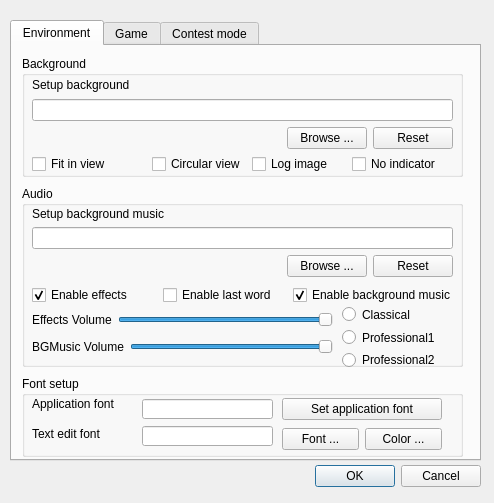
<?xml version="1.0" encoding="UTF-8"?>
<ui version="4.0">
 <class>ConfigDialog</class>
 <widget class="QDialog" name="ConfigDialog">
  <property name="windowModality">
   <enum>Qt::WindowModal</enum>
  </property>
  <property name="geometry">
   <rect>
    <x>0</x>
    <y>0</y>
    <width>494</width>
    <height>503</height>
   </rect>
  </property>
  <property name="windowTitle">
   <string>Config dialog</string>
  </property>
  <widget class="QTabWidget" name="tabWidget">
   <property name="geometry">
    <rect>
     <x>10</x>
     <y>20</y>
     <width>471</width>
     <height>441</height>
    </rect>
   </property>
   <property name="currentIndex">
    <number>0</number>
   </property>
   <widget class="QWidget" name="envTab">
    <attribute name="title">
     <string>Environment</string>
    </attribute>
    <widget class="QGroupBox" name="audioGroupBox">
     <property name="geometry">
      <rect>
       <x>10</x>
       <y>140</y>
       <width>441</width>
       <height>181</height>
      </rect>
     </property>
     <property name="title">
      <string>Audio</string>
     </property>
     <widget class="QWidget" name="layoutWidget1">
      <property name="geometry">
       <rect>
        <x>10</x>
        <y>20</y>
        <width>421</width>
        <height>71</height>
       </rect>
      </property>
      <layout class="QVBoxLayout" name="AudioChooseVLayout">
       <item>
        <widget class="QLabel" name="setupBgMusicLabel">
         <property name="text">
          <string>Setup background music</string>
         </property>
         <property name="buddy">
          <cstring>bgMusicPathLineEdit</cstring>
         </property>
        </widget>
       </item>
       <item>
        <widget class="QLineEdit" name="bgMusicPathLineEdit">
         <property name="readOnly">
          <bool>true</bool>
         </property>
        </widget>
       </item>
       <item>
        <layout class="QHBoxLayout" name="AudioChooseHLayout">
         <item>
          <spacer name="horizontalSpacer_2">
           <property name="orientation">
            <enum>Qt::Horizontal</enum>
           </property>
           <property name="sizeHint" stdset="0">
            <size>
             <width>40</width>
             <height>20</height>
            </size>
           </property>
          </spacer>
         </item>
         <item>
          <widget class="QPushButton" name="browseBgMusicButton">
           <property name="text">
            <string>Browse ...</string>
           </property>
          </widget>
         </item>
         <item>
          <widget class="QPushButton" name="resetBgMusicButton">
           <property name="text">
            <string>Reset</string>
           </property>
          </widget>
         </item>
        </layout>
       </item>
      </layout>
     </widget>
     <widget class="QWidget" name="layoutWidget2">
      <property name="geometry">
       <rect>
        <x>10</x>
        <y>100</y>
        <width>424</width>
        <height>18</height>
       </rect>
      </property>
      <layout class="QHBoxLayout" name="CheckBoxHLayout">
       <item>
        <widget class="QCheckBox" name="enableEffectCheckBox">
         <property name="text">
          <string>Enable effects</string>
         </property>
         <property name="checked">
          <bool>true</bool>
         </property>
        </widget>
       </item>
       <item>
        <widget class="QCheckBox" name="enableLastWordCheckBox">
         <property name="text">
          <string>Enable last word</string>
         </property>
        </widget>
       </item>
       <item>
        <widget class="QCheckBox" name="enableBgMusicCheckBox">
         <property name="text">
          <string>Enable background music</string>
         </property>
         <property name="checked">
          <bool>true</bool>
         </property>
        </widget>
       </item>
      </layout>
     </widget>
     <widget class="QWidget" name="layoutWidget3">
      <property name="geometry">
       <rect>
        <x>10</x>
        <y>120</y>
        <width>301</width>
        <height>54</height>
       </rect>
      </property>
      <layout class="QVBoxLayout" name="VolumeVLayout">
       <item>
        <layout class="QHBoxLayout" name="EffectHLayout">
         <item>
          <widget class="QLabel" name="volumeLable_Effect">
           <property name="text">
            <string>Effects Volume</string>
           </property>
          </widget>
         </item>
         <item>
          <widget class="QSlider" name="volumeSlider_Effect">
           <property name="maximum">
            <number>100</number>
           </property>
           <property name="value">
            <number>100</number>
           </property>
           <property name="orientation">
            <enum>Qt::Horizontal</enum>
           </property>
          </widget>
         </item>
        </layout>
       </item>
       <item>
        <layout class="QHBoxLayout" name="BgmHLayout">
         <item>
          <widget class="QLabel" name="volumeLable_Bgm">
           <property name="text">
            <string>BGMusic Volume</string>
           </property>
          </widget>
         </item>
         <item>
          <widget class="QSlider" name="volumeSlider_Bgm">
           <property name="maximum">
            <number>100</number>
           </property>
           <property name="value">
            <number>100</number>
           </property>
           <property name="orientation">
            <enum>Qt::Horizontal</enum>
           </property>
          </widget>
         </item>
        </layout>
       </item>
      </layout>
     </widget>
     <widget class="QWidget" name="verticalLayoutWidget">
      <property name="geometry">
       <rect>
        <x>320</x>
        <y>120</y>
        <width>111</width>
        <height>62</height>
       </rect>
      </property>
      <layout class="QVBoxLayout" name="EditionVLayout">
       <item>
        <widget class="QRadioButton" name="classicalRdo">
         <property name="text">
          <string>Classical</string>
         </property>
        </widget>
       </item>
       <item>
        <widget class="QRadioButton" name="professional1Rdo">
         <property name="text">
          <string>Professional1</string>
         </property>
        </widget>
       </item>
       <item>
        <widget class="QRadioButton" name="professional2Rdo">
         <property name="text">
          <string>Professional2</string>
         </property>
        </widget>
       </item>
      </layout>
     </widget>
    </widget>
    <widget class="QGroupBox" name="bgGroupBox">
     <property name="geometry">
      <rect>
       <x>10</x>
       <y>10</y>
       <width>441</width>
       <height>121</height>
      </rect>
     </property>
     <property name="title">
      <string>Background</string>
     </property>
     <widget class="QWidget" name="layoutWidget4">
      <property name="geometry">
       <rect>
        <x>10</x>
        <y>20</y>
        <width>421</width>
        <height>73</height>
       </rect>
      </property>
      <layout class="QVBoxLayout" name="bgVLayout">
       <item>
        <layout class="QVBoxLayout" name="ibgVLayout">
         <item>
          <widget class="QLabel" name="backgrounSetupLabel">
           <property name="text">
            <string>Setup background</string>
           </property>
           <property name="buddy">
            <cstring>bgPathLineEdit</cstring>
           </property>
          </widget>
         </item>
         <item>
          <widget class="QLineEdit" name="bgPathLineEdit">
           <property name="readOnly">
            <bool>true</bool>
           </property>
          </widget>
         </item>
        </layout>
       </item>
       <item>
        <layout class="QHBoxLayout" name="ibgHLayout">
         <item>
          <spacer name="horizontalSpacer">
           <property name="orientation">
            <enum>Qt::Horizontal</enum>
           </property>
           <property name="sizeHint" stdset="0">
            <size>
             <width>40</width>
             <height>20</height>
            </size>
           </property>
          </spacer>
         </item>
         <item>
          <widget class="QPushButton" name="browseBgButton">
           <property name="text">
            <string>Browse ...</string>
           </property>
          </widget>
         </item>
         <item>
          <widget class="QPushButton" name="resetBgButton">
           <property name="text">
            <string>Reset</string>
           </property>
          </widget>
         </item>
        </layout>
       </item>
      </layout>
     </widget>
     <widget class="QCheckBox" name="fitInViewCheckBox">
      <property name="geometry">
       <rect>
        <x>10</x>
        <y>100</y>
        <width>121</width>
        <height>16</height>
       </rect>
      </property>
      <property name="text">
       <string>Fit in view</string>
      </property>
     </widget>
     <widget class="QCheckBox" name="circularViewCheckBox">
      <property name="geometry">
       <rect>
        <x>130</x>
        <y>100</y>
        <width>101</width>
        <height>16</height>
       </rect>
      </property>
      <property name="text">
       <string>Circular view</string>
      </property>
     </widget>
     <widget class="QCheckBox" name="enableLogBgCheckBox">
      <property name="geometry">
       <rect>
        <x>230</x>
        <y>100</y>
        <width>101</width>
        <height>16</height>
       </rect>
      </property>
      <property name="text">
       <string>Log image</string>
      </property>
     </widget>
     <widget class="QCheckBox" name="noIndicatorCheckBox">
      <property name="geometry">
       <rect>
        <x>330</x>
        <y>100</y>
        <width>95</width>
        <height>16</height>
       </rect>
      </property>
      <property name="text">
       <string>No indicator</string>
      </property>
     </widget>
    </widget>
    <widget class="QGroupBox" name="fontSetupGroupBox">
     <property name="geometry">
      <rect>
       <x>10</x>
       <y>330</y>
       <width>441</width>
       <height>81</height>
      </rect>
     </property>
     <property name="title">
      <string>Font setup</string>
     </property>
     <widget class="QLabel" name="appFontLabel">
      <property name="geometry">
       <rect>
        <x>10</x>
        <y>20</y>
        <width>96</width>
        <height>16</height>
       </rect>
      </property>
      <property name="text">
       <string>Application font</string>
      </property>
      <property name="buddy">
       <cstring>appFontLineEdit</cstring>
      </property>
     </widget>
     <widget class="QLineEdit" name="appFontLineEdit">
      <property name="enabled">
       <bool>true</bool>
      </property>
      <property name="geometry">
       <rect>
        <x>120</x>
        <y>23</y>
        <width>131</width>
        <height>20</height>
       </rect>
      </property>
      <property name="readOnly">
       <bool>true</bool>
      </property>
     </widget>
     <widget class="QLineEdit" name="textEditFontLineEdit">
      <property name="enabled">
       <bool>true</bool>
      </property>
      <property name="geometry">
       <rect>
        <x>120</x>
        <y>50</y>
        <width>131</width>
        <height>20</height>
       </rect>
      </property>
      <property name="readOnly">
       <bool>false</bool>
      </property>
     </widget>
     <widget class="QLabel" name="textEditFontLabel">
      <property name="geometry">
       <rect>
        <x>10</x>
        <y>50</y>
        <width>91</width>
        <height>16</height>
       </rect>
      </property>
      <property name="text">
       <string>Text edit font</string>
      </property>
      <property name="buddy">
       <cstring>textEditFontLineEdit</cstring>
      </property>
     </widget>
     <widget class="QWidget" name="verticalLayoutWidget_2">
      <property name="geometry">
       <rect>
        <x>260</x>
        <y>20</y>
        <width>160</width>
        <height>56</height>
       </rect>
      </property>
      <layout class="QVBoxLayout" name="FontVLayout">
       <item>
        <widget class="QPushButton" name="changeAppFontButton">
         <property name="text">
          <string>Set application font</string>
         </property>
        </widget>
       </item>
       <item>
        <layout class="QHBoxLayout" name="FontHLayout">
         <item>
          <widget class="QPushButton" name="setTextEditFontButton">
           <property name="text">
            <string>Font ...</string>
           </property>
          </widget>
         </item>
         <item>
          <widget class="QPushButton" name="setTextEditColorButton">
           <property name="text">
            <string>Color ...</string>
           </property>
          </widget>
         </item>
        </layout>
       </item>
      </layout>
     </widget>
    </widget>
   </widget>
   <widget class="QWidget" name="gameTab">
    <attribute name="title">
     <string>Game</string>
    </attribute>
    <widget class="QWidget" name="layoutWidget5">
     <property name="geometry">
      <rect>
       <x>10</x>
       <y>20</y>
       <width>236</width>
       <height>22</height>
      </rect>
     </property>
     <layout class="QFormLayout" name="formLayout">
      <property name="fieldGrowthPolicy">
       <enum>QFormLayout::AllNonFixedFieldsGrow</enum>
      </property>
      <item row="0" column="0">
       <widget class="QLabel" name="nullificationLabel">
        <property name="text">
         <string>Nullification count down</string>
        </property>
        <property name="buddy">
         <cstring>nullificationSpinBox</cstring>
        </property>
       </widget>
      </item>
      <item row="0" column="1">
       <widget class="QSpinBox" name="nullificationSpinBox">
        <property name="suffix">
         <string> seconds</string>
        </property>
        <property name="minimum">
         <number>5</number>
        </property>
        <property name="maximum">
         <number>15</number>
        </property>
        <property name="value">
         <number>8</number>
        </property>
       </widget>
      </item>
     </layout>
    </widget>
    <widget class="QCheckBox" name="neverNullifyMyTrickCheckBox">
     <property name="geometry">
      <rect>
       <x>10</x>
       <y>60</y>
       <width>239</width>
       <height>16</height>
      </rect>
     </property>
     <property name="text">
      <string>Never nullify my single target trick</string>
     </property>
     <property name="checked">
      <bool>true</bool>
     </property>
    </widget>
   </widget>
   <widget class="QWidget" name="tab">
    <attribute name="title">
     <string>Contest mode</string>
    </attribute>
    <widget class="QWidget" name="layoutWidget6">
     <property name="geometry">
      <rect>
       <x>20</x>
       <y>30</y>
       <width>421</width>
       <height>100</height>
      </rect>
     </property>
     <layout class="QFormLayout" name="formLayout_2">
      <item row="0" column="0">
       <widget class="QLabel" name="smtpServerLabel">
        <property name="text">
         <string>SMTP Server</string>
        </property>
       </widget>
      </item>
      <item row="0" column="1">
       <widget class="QLineEdit" name="smtpServerLineEdit">
        <property name="placeholderText">
         <string>SMTP server's address</string>
        </property>
       </widget>
      </item>
      <item row="1" column="0">
       <widget class="QLabel" name="senderLabel">
        <property name="text">
         <string>Sender</string>
        </property>
       </widget>
      </item>
      <item row="1" column="1">
       <widget class="QLineEdit" name="senderLineEdit">
        <property name="placeholderText">
         <string>The sender's email address</string>
        </property>
       </widget>
      </item>
      <item row="2" column="0">
       <widget class="QLabel" name="passwordLabel">
        <property name="text">
         <string>Password</string>
        </property>
       </widget>
      </item>
      <item row="2" column="1">
       <widget class="QLineEdit" name="passwordLineEdit">
        <property name="placeholderText">
         <string>The password</string>
        </property>
       </widget>
      </item>
      <item row="3" column="0">
       <widget class="QLabel" name="receiverLabel">
        <property name="text">
         <string>Receiver</string>
        </property>
       </widget>
      </item>
      <item row="3" column="1">
       <widget class="QLineEdit" name="receiverLineEdit">
        <property name="placeholderText">
         <string>The receiver's email address</string>
        </property>
       </widget>
      </item>
     </layout>
    </widget>
    <widget class="QCheckBox" name="onlySaveLordCheckBox">
     <property name="geometry">
      <rect>
       <x>20</x>
       <y>140</y>
       <width>191</width>
       <height>16</height>
      </rect>
     </property>
     <property name="text">
      <string>Only save the record of lord</string>
     </property>
    </widget>
   </widget>
  </widget>
  <widget class="QDialogButtonBox" name="buttonBox">
   <property name="geometry">
    <rect>
     <x>140</x>
     <y>460</y>
     <width>341</width>
     <height>32</height>
    </rect>
   </property>
   <property name="orientation">
    <enum>Qt::Horizontal</enum>
   </property>
   <property name="standardButtons">
    <set>QDialogButtonBox::Cancel|QDialogButtonBox::Ok</set>
   </property>
  </widget>
 </widget>
 <resources/>
 <connections>
  <connection>
   <sender>buttonBox</sender>
   <signal>accepted()</signal>
   <receiver>ConfigDialog</receiver>
   <slot>accept()</slot>
   <hints>
    <hint type="sourcelabel">
     <x>248</x>
     <y>254</y>
    </hint>
    <hint type="destinationlabel">
     <x>157</x>
     <y>274</y>
    </hint>
   </hints>
  </connection>
  <connection>
   <sender>buttonBox</sender>
   <signal>rejected()</signal>
   <receiver>ConfigDialog</receiver>
   <slot>reject()</slot>
   <hints>
    <hint type="sourcelabel">
     <x>316</x>
     <y>260</y>
    </hint>
    <hint type="destinationlabel">
     <x>286</x>
     <y>274</y>
    </hint>
   </hints>
  </connection>
 </connections>
</ui>
